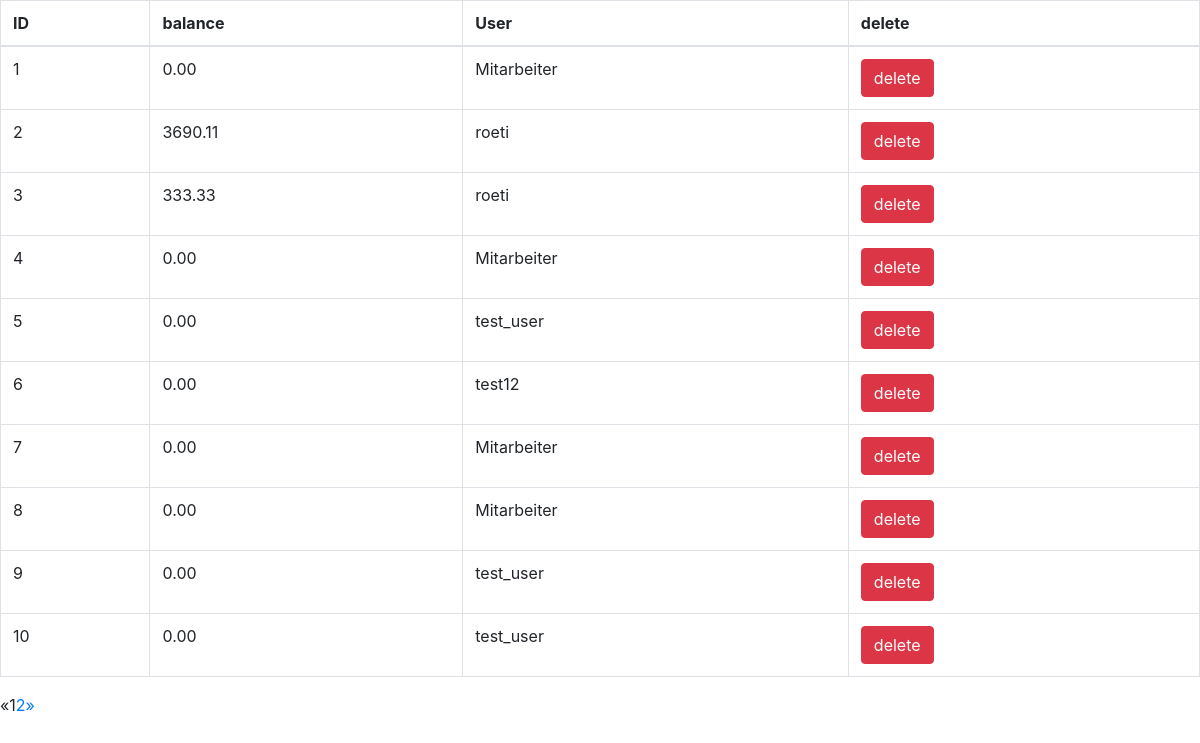
The page /app/change/ (signed in) on the database as committed earlier.
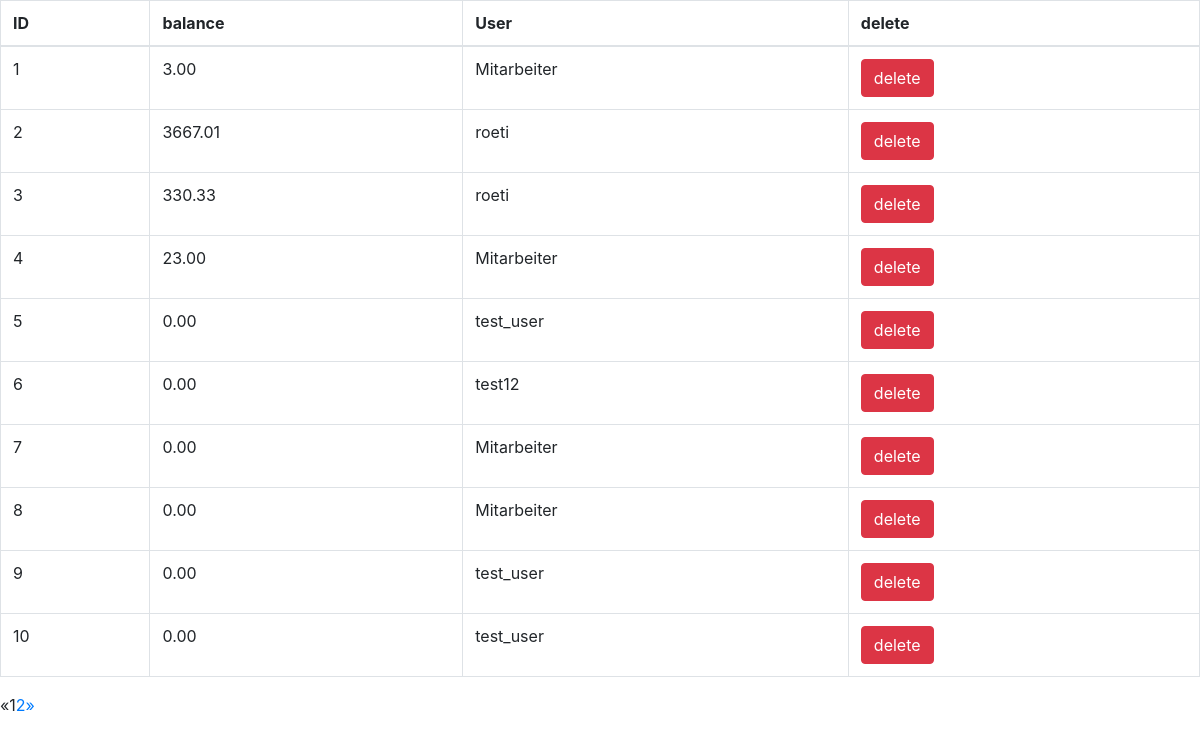
The same page on the database as committed later.
### bankaccount/models.py (models this page shows, shortened)
class Bankaccoount(models.Model):
    User = models.ForeignKey(
        settings.AUTH_USER_MODEL,
        on_delete=models.CASCADE,
    )
    balance = MoneyField(max_digits=14, decimal_places=2, default_currency='CHF')
    date = models.DateField(("Date"), default=datetime.date.today)
    class Meta:
        permissions = (
            ("can_see_bankaccount", "View a bancaccount"),
            ("can_change_bankaccount", "Can change a bankaccount"),
            ("can_delete_bankaccount", "Can delete a bankaccount"),
            ("can_abheben", "Kann ein Abheben von einem Bankaccount"),
            ("can_einzahlen", "Kann ein Einzahlen an einem Bankaccount"),
            ("can_bankeröffnung", "Kann ein Bankacccount eröffnen"),
            ("can_payafriend", "Kann ein Geld an einen Freund senden")
        )

### bankaccount/views.py (the view)
# urls.py: path('change/', (UserchangeListView.as_view(template_name='change_list.html')), name='article-list'),
@method_decorator(login_required, name='dispatch')
class UserchangeListView(PermissionRequiredMixin, ListView):
    permission_required = 'bankaccount.can_change_bankaccount'
    model = Bankaccoount
    template_name = 'core/user_list.html'  # Default: <app_label>/<model_name>_list.html
    context_object_name = 'object_list'  # Default: object_list
    paginate_by = 10
    queryset = Bankaccoount.objects.all()
    logger.info("Log of Queryset in UserchangeListView %s", queryset)

### bankaccount/templates/change_list.html (shortened to what this page needs)
{% load bootstrap4 %}
{% bootstrap_css %}
{% bootstrap_css %}
<table class="table table-bordered">
  <thead>
    <tr>
      <th>ID</th>
      <th>balance</th>
      <th>User</th>
      <th>delete</th>
    </tr>
  </thead>
  <tbody>
    {% for user in object_list %}
      <tr>
        <td>{{ user.id }}</td>
        <td>{{ user.balance }}</td>
        <td>{{ user.User }}</td>
        <td>
  {% buttons %}
    <button type="submit" class="btn btn-danger">
       delete
    </button>
  {% endbuttons %}
        </td>
      </tr>
    {% endfor %}
  </tbody>
</table>
{% if is_paginated %}
  <ul class="pagination">
    {% if page_obj.has_previous %}
      <li><a href="?page={{ page_obj.previous_page_number }}">&laquo;</a></li>
    {% else %}
      <li class="disabled"><span>&laquo;</span></li>
    {% endif %}
    {% for i in paginator.page_range %}
      {% if page_obj.number == i %}
        <li class="active"><span>{{ i }} <span class="sr-only">(current)</span></span></li>
      {% else %}
        <li><a href="?page={{ i }}">{{ i }}</a></li>
      {% endif %}
    {% endfor %}
    {% if page_obj.has_next %}
      <li><a href="?page={{ page_obj.next_page_number }}">&raquo;</a></li>
    {% else %}
      <li class="disabled"><span>&raquo;</span></li>
    {% endif %}
  </ul>
{% endif %}

Rows that differ between the two databases and show on the page:
changed Bankaccoount id 1: balance "0.00" → "3.00"
changed Bankaccoount id 2: balance "3690.11" → "3667.01"
changed Bankaccoount id 3: balance "333.33" → "330.33"
changed Bankaccoount id 4: balance "0.00" → "23.00"
